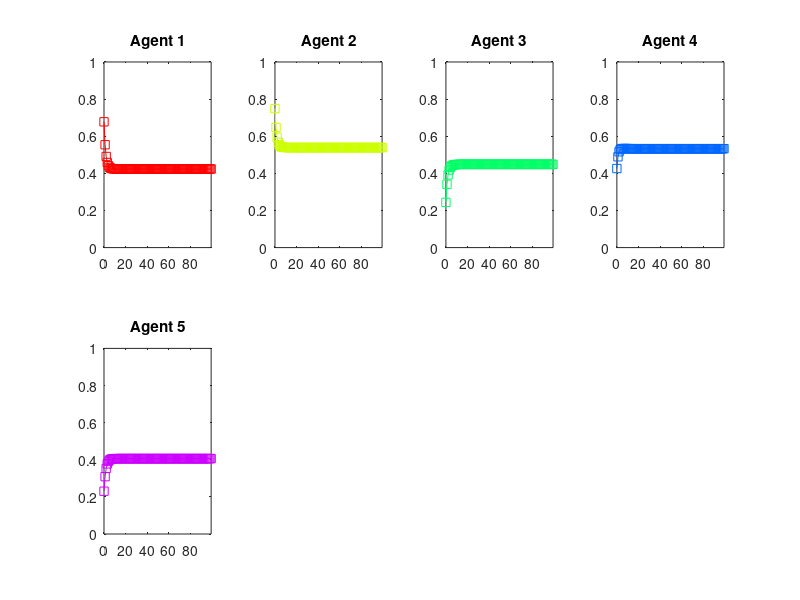

This figure's MATLAB source:
%          Simple Agent Model           Assignment Week 3
%          Sander Martijn Kerkdijk      Max Turpijn
%          Course: Behaviour Dynamics in social Networks 
%               Vrije Universiteit Amsterdam 2015
%                   Copying will be punished

% INITIALIZATION

% Prompt for variables
prompt = {'Enter Number Of Agents:','Enter Steps:','Enter Update:','Enter stepsize (delta_t):','Enter chance on no connection between agents:'};
dlg_title = 'Simple Agent Model';
num_lines = 1;
defaultans = {'5','100','0.5','0.1','0.1'};
answer = inputdlg(prompt,dlg_title,num_lines,defaultans);

% global start time 
start_time = 1;

% number of agents
number_agents = str2double(answer(1));

% global end time 
steps = str2double(answer(2));  

% update
update = str2double(answer(3));

% step size
delta_t = str2double(answer(4)); 

% chance of no connection between two agents
chanceZero = str2double(answer(5));

% make a random vector for states
state = zeros(number_agents,steps); 


% INITIALIZE RANDOM FIRST VARIABLES FOR AGENTS.

for agents = 1:number_agents
    state(agents,1) = rand(1);
end

% initialize AGGIMPACT

aggimpact = double(number_agents);


% CREATE VARIABLE CONTAINING CONNECTION WEIGHTS FOR THE CONNECTIONS BETWEEN AGENTS

% calculating chance by given a percentage more than zero
chanceRest = (1-chanceZero)/9; 

% make a vector with random numbers given by number of agents
r=rand(number_agents); 

% make probability vector
prob=[chanceZero,chanceRest,chanceRest,chanceRest,chanceRest,chanceRest,chanceRest,chanceRest,chanceRest,chanceRest,chanceRest];
prob = cumsum(prob);

% values corresponding to the probabilities
value=[0,.1,.2,.3,.4,.5,.6,.7,.8,.9,1];   

% calculate weights
weights = arrayfun(@(z)(value(find(z<=prob,1,'first'))), r);

% remove reflexive values
for agents = 1:number_agents
    weights(agents,agents) = 0;
end


% MAKING THE SCALE VECTOR

scalevector = sum(weights,2);
  

%CALCULATING STATES OF AGENTS


% initializing time
time = start_time + delta_t;

%initializing step
stateNumber = 2;
intermediate_state = zeros(number_agents);

for agents = 1:number_agents
intermediate_state(agents) = state(agents,1);
end

% While the starttime is not the given steps.
while start_time < steps 
    step = 1;

    while step <= 10 
        start_time = start_time + delta_t;
   
     % calculate AGGIMPACT
    for agent = 1:number_agents
        ssum = 0;
        aggimpact(agent) = 0;
        
        % calculate SUM
         for agents = 1:number_agents
            ssum = ssum + ((weights(agents,agent)*(intermediate_state(agents))));  
         end
         
        % add find sum to given agent by aggimpact(t) + (SSUM/ScaledVector)
        aggimpact(agent) = aggimpact(agent) +((ssum)/scalevector(agent)); 
    end 
    
        for agents = 1:number_agents
            % update rule state(t+delta_t) = state(t)(update(aggimpact(choosen agent)delta_t
            % applying the update rule
            intermediate_state(agents) = intermediate_state(agents) + (update*((aggimpact(agents) - intermediate_state(agents))*delta_t));    
        end
        
        % next step
        step = step + 1;
    end
    
    for agents = 1:number_agents
        % When the state of a agent is bigger than 1,make the state 1.
        if intermediate_state(agents) > 1
            intermediate_state(agents) = 1;
        end
     
         state(agents,stateNumber) = intermediate_state(agents);
    end
    
    % next state
    stateNumber = stateNumber + 1;
end

% MAKE A PLOT

% make a output Variable
output = zeros(number_agents,steps);

% make for every agent another color for the plot
cmap = hsv(number_agents);

% Setting Stepsize for every point on plot
x = 0:1:steps-1;

% convert given states to an output
for i=1:number_agents
    for t = 1:steps
    eval(sprintf('output_a%d(%d) = state(%d,%d)', i,t,i,t));
    end
end

% finally plot
hold on;
for output= 1:number_agents
    subplot(round(number_agents/4)+1,4,output);
    % Plot a output with a given color
    eval(sprintf('plot(x,output_a%d,''-s'',''Color'',cmap(output,:))',output)); 
   
    % set range of plot
    axis([0 inf 0 1])
    
    % set title to plot
    eval(sprintf('title(''Agent %d'')',output));
end
hold off;
